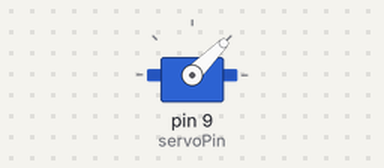
A sketch run on a simulated Arduino Uno, built with avr-gcc and run on an emulated ATmega328P. On the bench: servo.

Above: at 0.05 s.
At 3.7 s:
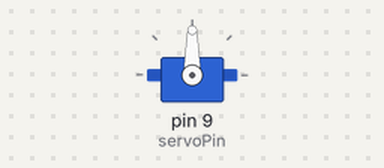
At 7.4 s:
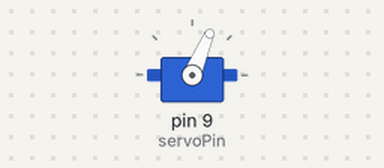
At 14.8 s:
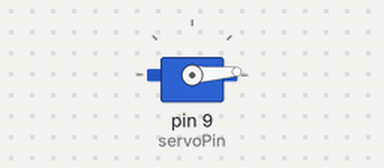
Timing chart, 0 to 19.3 s (numbered marks = the images above):
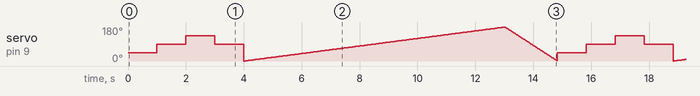

The sketch:

myServo.ino
```cpp
#include <Servo.h>

int servoPin = 9;

Servo servo;

int servoAngle = 0;   // servo position in degrees

void setup()
{
  Serial.begin(9600);
  servo.attach(servoPin);
}


void loop()
{
//control the servo's direction and the position of the motor

   servo.write(45);      // Turn SG90 servo Left to 45 degrees
   delay(1000);          // Wait 1 second
   servo.write(90);      // Turn SG90 servo back to 90 degrees (center position)
   delay(1000);          // Wait 1 second
   servo.write(135);     // Turn SG90 servo Right to 135 degrees
   delay(1000);          // Wait 1 second
   servo.write(90);      // Turn SG90 servo back to 90 degrees (center position)
   delay(1000);

//end control the servo's direction and the position of the motor


//control the servo's speed

//if you change the delay value (from example change 50 to 10), the speed of the servo changes
  for(servoAngle = 0; servoAngle < 180; servoAngle++)  //move the micro servo from 0 degrees to 180 degrees
  {
    servo.write(servoAngle);
    delay(50);
  }

  for(servoAngle = 180; servoAngle > 0; servoAngle--)  //now move back the micro servo from 0 degrees to 180 degrees
  {
    servo.write(servoAngle);
    delay(10);
  }
  //end control the servo's speed
}
```
